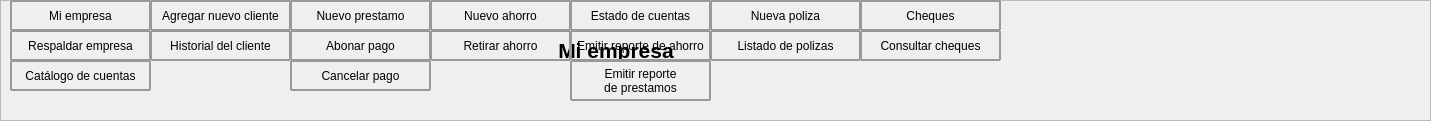
              <widget class="QFrame" name="frame">
               <property name="geometry">
                <rect>
                 <x>0</x>
                 <y>0</y>
                 <width>1431</width>
                 <height>121</height>
                </rect>
               </property>
               <property name="frameShape">
                <enum>QFrame::StyledPanel</enum>
               </property>
               <property name="frameShadow">
                <enum>QFrame::Raised</enum>
               </property>
               <widget class="QLabel" name="label_17">
                <property name="geometry">
                 <rect>
                  <x>241</x>
                  <y>20</y>
                  <width>750</width>
                  <height>61</height>
                 </rect>
                </property>
                <property name="minimumSize">
                 <size>
                  <width>750</width>
                  <height>0</height>
                 </size>
                </property>
                <property name="maximumSize">
                 <size>
                  <width>1600</width>
                  <height>16777215</height>
                 </size>
                </property>
                <property name="font">
                 <font>
                  <pointsize>16</pointsize>
                 </font>
                </property>
                <property name="styleSheet">
                 <string notr="true"/>
                </property>
                <property name="text">
                 <string>&lt;html&gt;&lt;head/&gt;&lt;body&gt;&lt;p align=&quot;center&quot;&gt;&lt;span style=&quot; font-weight:600;&quot;&gt;Mi empresa&lt;/span&gt;&lt;/p&gt;&lt;/body&gt;&lt;/html&gt;</string>
                </property>
               </widget>
               <widget class="QLabel" name="label_10">
                <property name="geometry">
                 <rect>
                  <x>1200</x>
                  <y>10</y>
                  <width>80</width>
                  <height>80</height>
                 </rect>
                </property>
                <property name="minimumSize">
                 <size>
                  <width>80</width>
                  <height>80</height>
                 </size>
                </property>
                <property name="text">
                 <string/>
                </property>
                <property name="pixmap">
                 <pixmap resource="../imagenes/res.qrc">:/imagen/logobueno_preview_rev_1.png</pixmap>
                </property>
               </widget>
               <widget class="QPushButton" name="Catalogo">
                <property name="geometry">
                 <rect>
                  <x>10</x>
                  <y>60</y>
                  <width>141</width>
                  <height>31</height>
                 </rect>
                </property>
                <property name="styleSheet">
                 <string notr="true">border-style: solid;
border-width: 2px;
border-color: rgb(151, 153, 155);
border-radius: 1px;
</string>
                </property>
                <property name="text">
                 <string>Catálogo de cuentas</string>
                </property>
               </widget>
               <widget class="QPushButton" name="Respaldo">
                <property name="geometry">
                 <rect>
                  <x>10</x>
                  <y>30</y>
                  <width>141</width>
                  <height>31</height>
                 </rect>
                </property>
                <property name="styleSheet">
                 <string notr="true">border-style: solid;
border-width: 2px;
border-color: rgb(151, 153, 155);
border-radius: 1px;
</string>
                </property>
                <property name="text">
                 <string>Respaldar empresa</string>
                </property>
               </widget>
               <widget class="QPushButton" name="Mi_Empresa">
                <property name="geometry">
                 <rect>
                  <x>10</x>
                  <y>0</y>
                  <width>141</width>
                  <height>31</height>
                 </rect>
                </property>
                <property name="styleSheet">
                 <string notr="true">border-style: solid;
border-width: 2px;
border-color: rgb(151, 153, 155);
border-radius: 1px;
</string>
                </property>
                <property name="text">
                 <string>Mi empresa</string>
                </property>
               </widget>
               <widget class="QPushButton" name="Ahorro">
                <property name="geometry">
                 <rect>
                  <x>430</x>
                  <y>0</y>
                  <width>141</width>
                  <height>31</height>
                 </rect>
                </property>
                <property name="styleSheet">
                 <string notr="true">border-style: solid;
border-width: 2px;
border-color: rgb(151, 153, 155);
border-radius: 1px;
</string>
                </property>
                <property name="text">
                 <string>Nuevo ahorro</string>
                </property>
               </widget>
               <widget class="QPushButton" name="abonar">
                <property name="geometry">
                 <rect>
                  <x>290</x>
                  <y>30</y>
                  <width>141</width>
                  <height>31</height>
                 </rect>
                </property>
                <property name="styleSheet">
                 <string notr="true">border-style: solid;
border-width: 2px;
border-color: rgb(151, 153, 155);
border-radius: 1px;
</string>
                </property>
                <property name="text">
                 <string>Abonar pago</string>
                </property>
               </widget>
               <widget class="QPushButton" name="Reportes">
                <property name="geometry">
                 <rect>
                  <x>570</x>
                  <y>30</y>
                  <width>141</width>
                  <height>31</height>
                 </rect>
                </property>
                <property name="styleSheet">
                 <string notr="true">border-style: solid;
border-width: 2px;
border-color: rgb(151, 153, 155);
border-radius: 1px;
</string>
                </property>
                <property name="text">
                 <string>Emitir reporte de ahorro</string>
                </property>
               </widget>
               <widget class="QPushButton" name="Polizas">
                <property name="geometry">
                 <rect>
                  <x>710</x>
                  <y>0</y>
                  <width>151</width>
                  <height>31</height>
                 </rect>
                </property>
                <property name="styleSheet">
                 <string notr="true">border-style: solid;
border-width: 2px;
border-color: rgb(151, 153, 155);
border-radius: 1px;
</string>
                </property>
                <property name="text">
                 <string>Nueva poliza</string>
                </property>
               </widget>
               <widget class="QPushButton" name="Historial">
                <property name="geometry">
                 <rect>
                  <x>150</x>
                  <y>30</y>
                  <width>141</width>
                  <height>31</height>
                 </rect>
                </property>
                <property name="styleSheet">
                 <string notr="true">border-style: solid;
border-width: 2px;
border-color: rgb(151, 153, 155);
border-radius: 1px;
</string>
                </property>
                <property name="text">
                 <string>Historial del cliente</string>
                </property>
               </widget>
               <widget class="QPushButton" name="Estado">
                <property name="geometry">
                 <rect>
                  <x>570</x>
                  <y>0</y>
                  <width>141</width>
                  <height>31</height>
                 </rect>
                </property>
                <property name="styleSheet">
                 <string notr="true">border-style: solid;
border-width: 2px;
border-color: rgb(151, 153, 155);
border-radius: 1px;
</string>
                </property>
                <property name="text">
                 <string>Estado de cuentas</string>
                </property>
               </widget>
               <widget class="QPushButton" name="cancelar">
                <property name="geometry">
                 <rect>
                  <x>290</x>
                  <y>60</y>
                  <width>141</width>
                  <height>31</height>
                 </rect>
                </property>
                <property name="styleSheet">
                 <string notr="true">border-style: solid;
border-width: 2px;
border-color: rgb(151, 153, 155);
border-radius: 1px;
</string>
                </property>
                <property name="text">
                 <string>Cancelar pago</string>
                </property>
               </widget>
               <widget class="QPushButton" name="Cliente">
                <property name="geometry">
                 <rect>
                  <x>150</x>
                  <y>0</y>
                  <width>141</width>
                  <height>31</height>
                 </rect>
                </property>
                <property name="styleSheet">
                 <string notr="true">border-style: solid;
border-width: 2px;
border-color: rgb(151, 153, 155);
border-radius: 1px;
</string>
                </property>
                <property name="text">
                 <string>Agregar nuevo cliente</string>
                </property>
               </widget>
               <widget class="QPushButton" name="Retirar">
                <property name="geometry">
                 <rect>
                  <x>430</x>
                  <y>30</y>
                  <width>141</width>
                  <height>31</height>
                 </rect>
                </property>
                <property name="styleSheet">
                 <string notr="true">border-style: solid;
border-width: 2px;
border-color: rgb(151, 153, 155);
border-radius: 1px;
</string>
                </property>
                <property name="text">
                 <string>Retirar ahorro</string>
                </property>
               </widget>
               <widget class="QPushButton" name="Cheques">
                <property name="geometry">
                 <rect>
                  <x>860</x>
                  <y>0</y>
                  <width>141</width>
                  <height>31</height>
                 </rect>
                </property>
                <property name="styleSheet">
                 <string notr="true">border-style: solid;
border-width: 2px;
border-color: rgb(151, 153, 155);
border-radius: 1px;
</string>
                </property>
                <property name="text">
                 <string>Cheques</string>
                </property>
               </widget>
               <widget class="QPushButton" name="Consulta_cheque">
                <property name="geometry">
                 <rect>
                  <x>860</x>
                  <y>30</y>
                  <width>141</width>
                  <height>31</height>
                 </rect>
                </property>
                <property name="styleSheet">
                 <string notr="true">border-style: solid;
border-width: 2px;
border-color: rgb(151, 153, 155);
border-radius: 1px;
</string>
                </property>
                <property name="text">
                 <string>Consultar cheques</string>
                </property>
               </widget>
               <widget class="QPushButton" name="Listado">
                <property name="geometry">
                 <rect>
                  <x>710</x>
                  <y>30</y>
                  <width>151</width>
                  <height>31</height>
                 </rect>
                </property>
                <property name="styleSheet">
                 <string notr="true">border-style: solid;
border-width: 2px;
border-color: rgb(151, 153, 155);
border-radius: 1px;
</string>
                </property>
                <property name="text">
                 <string>Listado de polizas</string>
                </property>
               </widget>
               <widget class="QPushButton" name="prestamo">
                <property name="geometry">
                 <rect>
                  <x>290</x>
                  <y>0</y>
                  <width>141</width>
                  <height>31</height>
                 </rect>
                </property>
                <property name="styleSheet">
                 <string notr="true">border-style: solid;
border-width: 2px;
border-color: rgb(151, 153, 155);
border-radius: 1px;
</string>
                </property>
                <property name="text">
                 <string>Nuevo prestamo</string>
                </property>
               </widget>
               <widget class="QPushButton" name="Reportes_2">
                <property name="geometry">
                 <rect>
                  <x>570</x>
                  <y>60</y>
                  <width>141</width>
                  <height>41</height>
                 </rect>
                </property>
                <property name="styleSheet">
                 <string notr="true">border-style: solid;
border-width: 2px;
border-color: rgb(151, 153, 155);
border-radius: 1px;
</string>
                </property>
                <property name="text">
                 <string>Emitir reporte 
de prestamos</string>
                </property>
               </widget>
              </widget>
